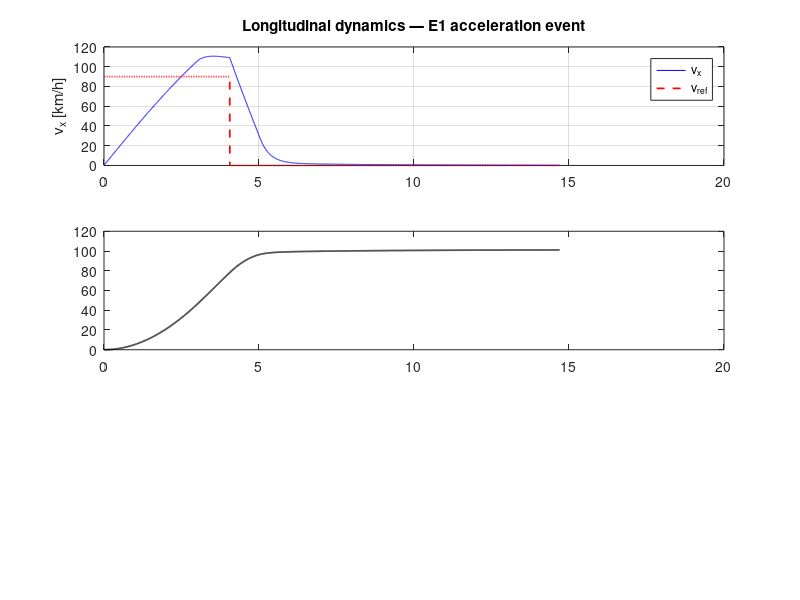

The MATLAB script that drew this image: (Note: this script raises an error after producing the figure.)
%% P1. Vehicle Longitudinal Dynamics
% Vehicle Control Systems
%
% Degree in Electronics, Robotics and Mechatronics Engineering
%
% University of Malaga
%
% Created by: David Rodríguez Martínez
%
% Last updated: 18 September 2026
% Introduction and objectives
% This file contains both the coursework instructions and the code blocks
% to complete. In this first exercise, we define the properties and design
% parameters of our FSDriverless race car and develop the first
% longitudinal dynamic model.
%
% This exercise requires the fundamental equation of longitudinal
% vehicle motion developed in Block 2.
%
% After completing this exercise, you should be able to:
%%
% # Write and simulate a vehicle's longitudinal equation of motion.
% # Close a simple speed-control loop.
% # Recognize the simulation structure that will be reused and expanded
% in the following exercises.
%%
% Important: this is the first block of your individual project. The file
% completed today becomes the longitudinal basis of the vehicle-control
% simulator used throughout the course. Keep it.
% What you will implement
% A) Longitudinal acceleration (function |pasoLongitudinal|)
%
% B) The saturated PI control law (function |controlLongitudinal|)
% Vehicle parameters
% Tip: we will use a |struct|. MATLAB structures group related
% information into containers called fields.
% Each field can store any data type, including numbers,
% text, vectors and other arrays.

p = struct();
p.m = 230; % mass in kg
p.g = 9.81; % gravitational acceleration
p.rho = 1.225; % air density
p.Cd = 1.0; % aerodynamics
p.Af = 1.1; % frontal area
p.fr = 0.022;
p.Fx_trac_max = 2500; % maximum driving force
p.Fx_fren_max = 5000; % maximum braking force
p.theta = 0; %rad
%%
% Reminder: maximum driving force is determined by the tyre
% adhesion limit and the powertrain power/torque limit.
% Maximum braking force is also typically constrained by
% adhesion, with the advantage of braking all four wheels
% rather than driving only the rear wheels, making use of
% the full vehicle mass and available aerodynamic load.
% Vehicle model
% Define the physics of longitudinal vehicle motion here.
% This section will later contain the complete vehicle model.
%
% Given vehicle position and applied driving force, calculate
% vehicle position at the next time step.

% Longitudinal-dynamics integration
z0 = [0;0]; % vehicle state vector [x,v_x]

function z_next = pasoLongitudinal(z, u, p, dt)
    Fx=u;
    v_x=z(2);

    % resistance forces
    Ra = 0.5*p.rho*p.Cd*p.Af*v_x^2; % aerodynamic resistance
    Rr = p.fr*p.m*p.g*cos(p.theta); % rolling resistance
    Rg = p.m*p.g*sin(p.theta); % gravitational resistance

    % acceleration
    ax = (Fx - Ra - sign(v_x)*Rr - Rg)/p.m;

    % speed
    vx_next = max(v_x + ax*dt,0); % speed at the next time instant
    x_next = z(1)+v_x*dt;
    z_next = z;
    z_next(1) = x_next;
    z_next(2) = vx_next;
end
% Speed controller
% Define the speed controller using the following
% diagram:
%
%
%
%
% Reminder about PI controllers
% Implement a PI speed controller so that $v_x$ follows
% the reference $v_{ref}$. The error is defined as
%
% $$e = v_{ref} - v_x$$
%
% Request driving force proportional to this error plus an
% integral term that removes steady-state error:
%
% $$F_x = K_p \cdot e + K_i \int{e \cdot dt}$$
%
% Actual force is limited by adhesion and motor
% capacity. $F_x$ saturates between maximum braking
% and maximum driving force.
%
% Reminder: controller saturation occurs when its calculated
% output exceeds the physical, electrical or software limits
% of the actuator responsible for applying the command.
%
% Why use driving force as the control variable? This choice
% simplifies integration with the longitudinal equation of motion.
% It abstracts the real powertrain into a single
% variable. A more detailed implementation would model the full powertrain,
% from accelerator pedal to motor torque to driving force, using
% the motor maps, which are nonlinear for combustion engines.

% PI speed controller
ctrl.v_cru = 25; % target cruise speed [m/s]
ctrl.x_fren = 78; % distance at which braking is requested [m]
ctrl.Kp = 800; % proportional gain
ctrl.Ki = 200; % integral gain

function [Fx,e_int] = controlLongitudinal(v_ref, v_x, e_int, dt, ctrl, p)
    e = v_ref - v_x;
    % integral of the error
    e_int = e_int + e*dt;
    Fx = ctrl.Kp*e+ctrl.Ki*e_int;

    % controller saturation limit
    Fx = min(max(Fx,  -p.Fx_fren_max), p.Fx_trac_max);
end
% Test-track geometry
% Simulate maximum acceleration over 75 m followed by
% braking within a box shorter than 25 m, reaching a stop
% before the 100 m boundary.

p.x_meta = 75;     % timing line [m]
p.x_box  = 100;    % end of braking box [m]

%% ACCELERATION AND BRAKING TEST SIMULATOR [DO NOT MODIFY]
function [hist, t_evento] = simularE1(z0, p, ctrl, dt, Tmax)
    N = round(Tmax/dt);
    z = z0;
    hist.t  = zeros(1,N); hist.X  = zeros(1,N); hist.vx = zeros(1,N);
    hist.Fx = zeros(1,N); hist.vr = zeros(1,N);
    e_int = 0;  cruzada = false;  t_evento = NaN;  k_fin = N;
    for k = 1:N
        t = (k-1)*dt;
        if z(1) < ctrl.x_fren,  v_ref = ctrl.v_cru;  else,  v_ref = 0;  end
        [Fx, e_int] = controlLongitudinal(v_ref, z(2), e_int, dt, ctrl, p);
        z = pasoLongitudinal(z, Fx, p, dt);   % input u = [Fx; delta]; delta = 0 in L1
        hist.t(k)=t; hist.X(k)=z(1); hist.vx(k)=z(2); hist.Fx(k)=Fx; hist.vr(k)=v_ref;
        if ~cruzada && z(1) >= p.x_meta,  cruzada = true;  t_evento = t;  end
        if cruzada && z(2) <= 0.05,  k_fin = k;  break;  end
    end
    f = 1:k_fin;
    hist.t=hist.t(f); hist.x=hist.X(f); hist.vx=hist.vx(f);
    hist.Fx=hist.Fx(f); hist.vr=hist.vr(f);
end
% Simulation

dt   = 0.005;
Tmax = 20;

[hist, t_evento] = simularE1(z0, p, ctrl, dt, Tmax);
% Results
% Expected response: the car accelerates from rest to
% the configured cruise speed (90 km/h), maintaining it until
% the 75 m line where braking starts. After crossing this
% line, it brakes to a stop inside the box, before approximately 100 m.

fprintf('E1 — crosses %.0f m at t = %.2f s\n', p.x_meta, t_evento);
fprintf('     stops at X = %.1f m (t = %.2f s)\n', hist.x(end), hist.t(end));
fprintf('     v_max = %.1f m/s = %.0f km/h\n', max(hist.vx), max(hist.vx)*3.6);
figure('Name','L1 · E1 — results','Color','w');
subplot(3,1,1);
  plot(hist.t, hist.vx*3.6,'b', hist.t, hist.vr*3.6,'r--','LineWidth',1.2);
  ylabel('v_x [km/h]'); grid on; legend('v_x','v_{ref}','Location','best');
  title('Longitudinal dynamics — E1 acceleration event');
subplot(3,1,2);
  plot(hist.t, hist.x,'k','LineWidth',1.2); yline(p.x_meta,'--');
  ylabel('X [m]'); grid on;
subplot(3,1,3);
  plot(hist.t, hist.Fx,'m','LineWidth',1.2);
  ylabel('F_x [N]'); xlabel('t [s]'); grid on;
%%
%%
